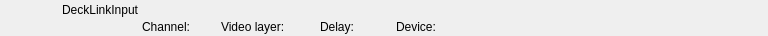
<?xml version="1.0" encoding="UTF-8"?>
<ui version="4.0">
 <class>RundownDeckLinkInputWidget</class>
 <widget class="QWidget" name="RundownDeckLinkInputWidget">
  <property name="geometry">
   <rect>
    <x>0</x>
    <y>0</y>
    <width>768</width>
    <height>36</height>
   </rect>
  </property>
  <layout class="QHBoxLayout" name="horizontalLayout">
   <property name="margin">
    <number>0</number>
   </property>
   <item>
    <widget class="QFrame" name="frameItem">
     <property name="sizePolicy">
      <sizepolicy hsizetype="Preferred" vsizetype="Fixed">
       <horstretch>0</horstretch>
       <verstretch>0</verstretch>
      </sizepolicy>
     </property>
     <property name="minimumSize">
      <size>
       <width>0</width>
       <height>36</height>
      </size>
     </property>
     <widget class="QLabel" name="labelThumbnail">
      <property name="geometry">
       <rect>
        <x>22</x>
        <y>2</y>
        <width>32</width>
        <height>32</height>
       </rect>
      </property>
      <property name="text">
       <string/>
      </property>
      <property name="pixmap">
       <pixmap resource="../Resource.qrc">:/Graphics/Images/Producer.png</pixmap>
      </property>
      <property name="scaledContents">
       <bool>true</bool>
      </property>
     </widget>
     <widget class="QLabel" name="labelLabel">
      <property name="geometry">
       <rect>
        <x>62</x>
        <y>2</y>
        <width>533</width>
        <height>16</height>
       </rect>
      </property>
      <property name="text">
       <string>DeckLinkInput</string>
      </property>
     </widget>
     <widget class="QLabel" name="labelChannel">
      <property name="geometry">
       <rect>
        <x>142</x>
        <y>19</y>
        <width>70</width>
        <height>16</height>
       </rect>
      </property>
      <property name="text">
       <string>Channel:</string>
      </property>
     </widget>
     <widget class="QLabel" name="labelVideolayer">
      <property name="geometry">
       <rect>
        <x>221</x>
        <y>19</y>
        <width>90</width>
        <height>16</height>
       </rect>
      </property>
      <property name="text">
       <string>Video layer:</string>
      </property>
     </widget>
     <widget class="QLabel" name="labelColor">
      <property name="geometry">
       <rect>
        <x>0</x>
        <y>0</y>
        <width>18</width>
        <height>36</height>
       </rect>
      </property>
      <property name="text">
       <string/>
      </property>
     </widget>
     <widget class="QLabel" name="labelGroupColor">
      <property name="geometry">
       <rect>
        <x>0</x>
        <y>0</y>
        <width>6</width>
        <height>36</height>
       </rect>
      </property>
      <property name="text">
       <string/>
      </property>
     </widget>
     <widget class="QLabel" name="labelDevice">
      <property name="geometry">
       <rect>
        <x>396</x>
        <y>19</y>
        <width>301</width>
        <height>16</height>
       </rect>
      </property>
      <property name="text">
       <string>Device:</string>
      </property>
     </widget>
     <widget class="QLabel" name="labelDelay">
      <property name="geometry">
       <rect>
        <x>320</x>
        <y>19</y>
        <width>67</width>
        <height>16</height>
       </rect>
      </property>
      <property name="text">
       <string>Delay:</string>
      </property>
     </widget>
    </widget>
   </item>
   <item>
    <widget class="QLabel" name="labelGpiConnected">
     <property name="minimumSize">
      <size>
       <width>32</width>
       <height>32</height>
      </size>
     </property>
     <property name="maximumSize">
      <size>
       <width>32</width>
       <height>32</height>
      </size>
     </property>
     <property name="text">
      <string/>
     </property>
     <property name="pixmap">
      <pixmap resource="../Resource.qrc">:/Graphics/Images/GpiConnected.png</pixmap>
     </property>
     <property name="scaledContents">
      <bool>true</bool>
     </property>
    </widget>
   </item>
   <item>
    <widget class="QLabel" name="labelDisconnected">
     <property name="minimumSize">
      <size>
       <width>32</width>
       <height>32</height>
      </size>
     </property>
     <property name="maximumSize">
      <size>
       <width>32</width>
       <height>32</height>
      </size>
     </property>
     <property name="text">
      <string/>
     </property>
     <property name="pixmap">
      <pixmap resource="../Resource.qrc">:/Graphics/Images/Disconnected.png</pixmap>
     </property>
     <property name="scaledContents">
      <bool>true</bool>
     </property>
    </widget>
   </item>
   <item>
    <widget class="QLabel" name="labelActiveColor">
     <property name="minimumSize">
      <size>
       <width>2</width>
       <height>36</height>
      </size>
     </property>
     <property name="maximumSize">
      <size>
       <width>2</width>
       <height>36</height>
      </size>
     </property>
     <property name="text">
      <string/>
     </property>
    </widget>
   </item>
  </layout>
 </widget>
 <resources>
  <include location="../Resource.qrc"/>
 </resources>
 <connections/>
 <slots>
  <slot>addToCombo()</slot>
 </slots>
</ui>
